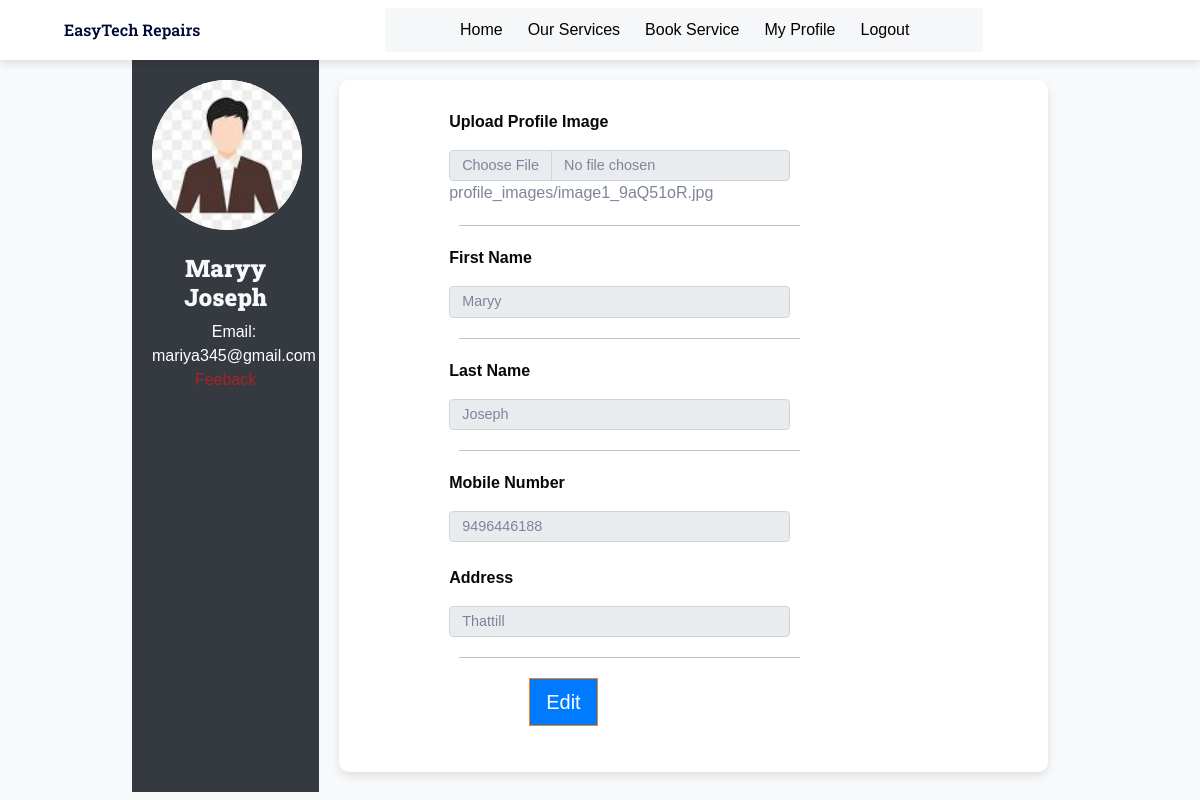
Screenshot of /profile/ (signed in) with the database file from the repository.
### app1/models.py (models this page shows, shortened)
class UserProfile(models.Model):
    user = models.OneToOneField(CustomUser, on_delete=models.CASCADE)
    image = models.ImageField(upload_to='profile_images/', blank=True, null=True)
    first_name = models.CharField(max_length=255, blank=True, null=True)
    last_name = models.CharField(max_length=255, blank=True, null=True)
    mobile = models.CharField(max_length=15, blank=True, null=True)
    address = models.TextField(blank=True, null=True)
    job_title = models.CharField(max_length=255, blank=True, null=True)
    company_name = models.CharField(max_length=255, blank=True, null=True)
    education_field = models.CharField(max_length=50, blank=True, null=True)

class CustomUser(AbstractUser):
    user_type = models.CharField(max_length=20)  # Add any additional fields you need

### app1/views.py (the view, shortened to what this page needs)
# urls.py: path('profile/',views.profile,name="profile"),
@login_required(login_url='login')
def profile(request):
    user_profile, created = UserProfile.objects.get_or_create(user=request.user)
    if request.user.user_type == 'technician':
        return render(request, 'technician.html', {'user_profile': user_profile, 'created': created})
    else:
        return render(request, 'profile.html', {'user_profile': user_profile, 'created': created})

### templates/profile.html (shortened to what this page needs)
{% load static %}
<!DOCTYPE html>
<html lang="en">
<head>
    <link href="https://cdnjs.cloudflare.com/ajax/libs/font-awesome/5.10.0/css/all.min.css" rel="stylesheet">
    <link href="https://cdn.jsdelivr.net/npm/bootstrap-icons@1.4.1/font/bootstrap-icons.css" rel="stylesheet">
    <link href="{% static 'lib/animate/animate.min.css'%}" rel="stylesheet">
    <link href="{% static 'lib/owlcarousel/assets/owl.carousel.min.css'%}" rel="stylesheet">
    <link href="{% static 'css/bootstrap.min.css'%}" rel="stylesheet">
    <link href="" rel="stylesheet">
</head>
<body>
    <nav class="navbar navbar-expand-lg bg-white navbar-light sticky-top px-4 px-lg-5">
        <a href="{% url 'index' %}" class="navbar-brand d-flex align-items-center">
            <h6 class="m-0"><img class="img-fluid me-3" src="{% static 'img/icon/icon-02-primary.png'%}" alt="">EasyTech Repairs</h6>
        </a>
        <div class="collapse navbar-collapse" id="navbarCollapse">
            <div class="navbar-nav mx-auto bg-light pe-4 py-3 py-lg-0">
                <a href="{% url 'customer_profile' %}" class="nav-item nav-link active" style="color: black;">Home</a>
                <a href="{% url 'services' %}" class="nav-item nav-link"  style="color: black;">Our Services</a>
                <a href="{% url 'booking' %}" class="nav-item nav-link" id="bookServiceLink" style="color: black;">Book Service</a>
                <a href="{% url 'profile' %}" class="nav-item nav-link" id="" style="color: black;">My Profile</a>
                <a href="{% url 'logout' %}" class="nav-item nav-link" id="logout-link" style="color: black;">Logout</a>
            </div>
        </div>
    </nav>
    <div class="container">
        <div class="left-panel">
            <div class="round-box" id="uploaded-image-box">
                {% if user_profile.image %}
                    <img id="uploaded-image" src="{{ user_profile.image.url }}" alt="User Image">
                {% else %}
                    <img id="uploaded-image" src="#" alt="User Image">
                {% endif %}
            </div>
            <br>
            <h4 style="color: #f8f9fa;"><b>{{user_profile.first_name}}  {{user_profile.last_name}}</b></h4>
            <label>Email: {{ user.email }}</label>
            <a href="{% url 'feedback' %}" class="" id="" style="color: rgb(170, 35, 35);">Feeback</a>
        </div>
        <div class="right-panel">
            <div class="card">
                <div class="card-body">
                    <div class="form-group">
                        <form method="post" action="" enctype="multipart/form-data">
                            <label for="user-image" class="label">Upload Profile Image</label>
                            <input type="file" name="image" id="user-image" class="form-control" accept="image/*" onchange="updateImageLabel()" {% if not user_profile.image %}required{% endif %} readonly>
                            <span id="image-label">{% if user_profile.image %}{{ user_profile.image.name }}{% else %}No file chosen{% endif %}</span>
                            <hr>
                            <label for="first-name" class="label">First Name</label>
<input type="text" name="first_name" id="first_name" class="form-control" value="{% if user_profile.first_name %}{{ user_profile.first_name }}{% endif %}" {% if not user_profile.first_name %}required{% endif %}>
<hr>
<label for="last-name" class="label">Last Name</label>
<input type="text" name="last_name" id="last_name" class="form-control" value="{% if user_profile.last_name %}{{ user_profile.last_name }}{% endif %}" {% if not user_profile.last_name %}required{% endif %}>
<hr>
<label for="mobile" class="label">Mobile Number</label>
<input type="text" name="mobile" id="number" class="form-control" value="{% if user_profile.mobile %}{{ user_profile.mobile }}{% endif %}" {% if not user_profile.mobile %}required{% endif %}>
<br>
<label for="address" class="label">Address</label>
<input type="text" name="address" id="address" class="form-control" value="{% if user_profile.address %}{{ user_profile.address }}{% endif %}" {% if not user_profile.address %}required{% endif %}>
<hr>
                            <div class="form-group">
                                {% if created %}
                                    <button type="submit" class="btn btn-lg btn-success" id="save-button">Save</button>
                                {% else %}
                                    <button type="button" class="btn btn-lg btn-primary" id="edit-button">Edit</button>
                                {% endif %}
                            </div>
                        </form>
                    </div>
                </div>
            </div>
        </div>
    </div>
</body>
</body>
</html>

### templates/profile.html (style rules this page uses)
.navbar .navbar-nav .nav-link { margin-left: 25px; padding: 10px 0; color: #696E77; font-weight: 400; outline: none; }
.navbar .navbar-nav .nav-link:hover, .navbar .navbar-nav .nav-link.active { color: var(--primary); }
body { font-family: 'Arial', sans-serif; background-color: #f8f9fa; margin: 0; padding: 0; display: flex; flex-direction: column; }
nav { background-color: #fff; box-shadow: 0 4px 8px rgba(0, 0, 0, 0.1); z-index: 1000; }
.container { max-width: 80%; display: flex; }
.left-panel { width: 20%; padding: 20px; background-color: #343a40; color: #fff; text-align: center; }
.round-box { width: 150px; height: 150px; background-color: #fff; border-radius: 50%; overflow: hidden; margin: 0 auto; }
.round-box img { width: 100%; height: 100%; object-fit: cover; }
.right-panel { width: 80%; padding: 20px; }
.card { border: none; border-radius: 10px; box-shadow: 0 4px 8px rgba(0, 0, 0, 0.1); }
.card-body { padding: 30px; }
.form-group { margin-bottom: 1rem; margin-left: 80px; position: relative; }
.form-control { width: 60%; padding: 0.375rem 0.75rem; font-size: 0.9rem; line-height: 1.2; border-radius: 0.25rem; margin-top: 8px; }
hr { width: 60%; margin: 20px 0; border: 0; border-top: 1px solid #111010; margin-left: 10px; }
.label { font-weight: bold; margin-bottom: 8px; color: #070809; }
#edit-button { background-color: #007bff; color: #fff; }

### rows the page displays
UserProfile: image (picture), first_name "Maryy", last_name "Joseph", image.name "profile_images/image1_9aQ51oR.jpg", mobile "9496446188", address "Thattill"
CustomUser: email "mariya345@gmail.com"
